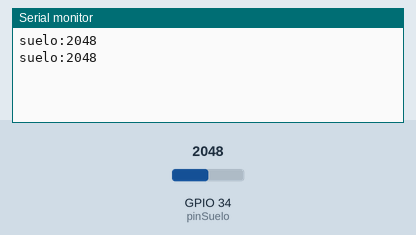
Recording of a sketch running on a simulated ESP32. Shown: the last lines printed to the serial monitor. Inputs (shaded band) come from the test bench; at power-on: GPIO 34 (pinSuelo) = 2048.

Above: at 2.8 s.
2.9 s: GPIO 34 (pinSuelo) set to 2866
At 5.2 s:
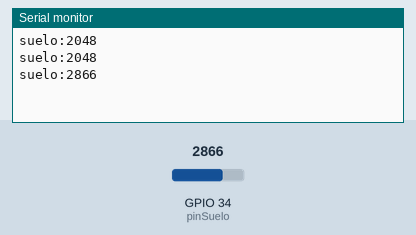
5.6 s: GPIO 34 (pinSuelo) set to 3603
At 6.7 s:
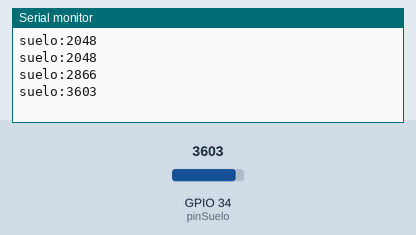
Timing chart, 0 to 8.6 s (numbered marks = the images above; inputs shaded):
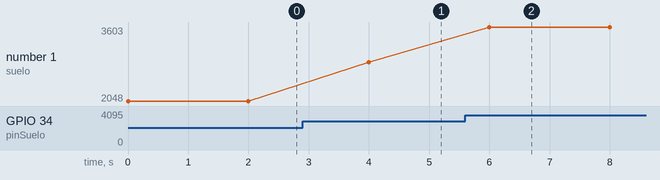

Measured:
- after the input at 2.9 s, the serial monitor: prints a new line after 1.1 s (image 1)
- after the input at 5.6 s, the serial monitor: prints a new line after 0.40 s (image 2)
- plotted number 1: 2048 → 2866 after the input at 2.9 s, 2866 → 3603 after the input at 5.6 s

The sketch:

nodoC_suelo.ino
```cpp
int pinSuelo = 34;

void setup() {
  Serial.begin(115200);
}

void loop() {
  int valor = analogRead(pinSuelo);  // valor ADC entre 0 y ~4095

  Serial.print("suelo:");
  Serial.println(valor);

  delay(2000);
}
```
